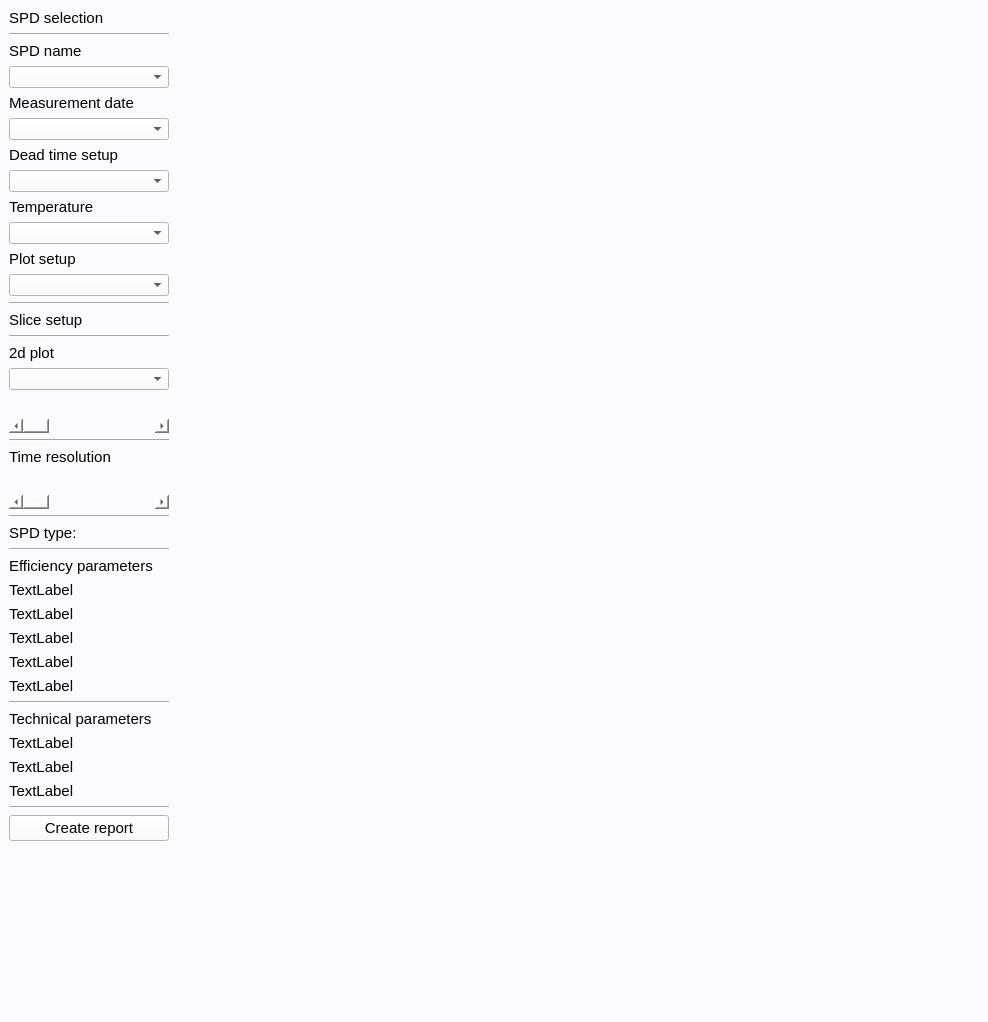
<?xml version="1.0" encoding="UTF-8"?>
<ui version="4.0">
 <class>MainWindow</class>
 <widget class="QMainWindow" name="MainWindow">
  <property name="geometry">
   <rect>
    <x>0</x>
    <y>0</y>
    <width>988</width>
    <height>1022</height>
   </rect>
  </property>
  <property name="windowTitle">
   <string>MainWindow</string>
  </property>
  <property name="styleSheet">
   <string notr="true">background-color: rgb(250, 250, 255);</string>
  </property>
  <widget class="QWidget" name="centralwidget">
   <layout class="QHBoxLayout" name="horizontalLayout_2">
    <item>
     <layout class="QHBoxLayout" name="horizontalLayout">
      <item>
       <layout class="QVBoxLayout" name="verticalLayout_2">
        <item>
         <widget class="QLabel" name="label_5">
          <property name="minimumSize">
           <size>
            <width>160</width>
            <height>0</height>
           </size>
          </property>
          <property name="maximumSize">
           <size>
            <width>160</width>
            <height>16777215</height>
           </size>
          </property>
          <property name="font">
           <font>
            <family>Arial</family>
            <pointsize>11</pointsize>
           </font>
          </property>
          <property name="text">
           <string>SPD selection</string>
          </property>
         </widget>
        </item>
        <item>
         <widget class="Line" name="line_2">
          <property name="minimumSize">
           <size>
            <width>160</width>
            <height>0</height>
           </size>
          </property>
          <property name="maximumSize">
           <size>
            <width>140</width>
            <height>16777215</height>
           </size>
          </property>
          <property name="orientation">
           <enum>Qt::Horizontal</enum>
          </property>
         </widget>
        </item>
        <item>
         <widget class="QLabel" name="label">
          <property name="minimumSize">
           <size>
            <width>160</width>
            <height>0</height>
           </size>
          </property>
          <property name="maximumSize">
           <size>
            <width>160</width>
            <height>16777215</height>
           </size>
          </property>
          <property name="font">
           <font>
            <family>Arial</family>
            <pointsize>11</pointsize>
           </font>
          </property>
          <property name="text">
           <string>SPD name</string>
          </property>
         </widget>
        </item>
        <item>
         <widget class="QComboBox" name="combobox_name">
          <property name="minimumSize">
           <size>
            <width>160</width>
            <height>0</height>
           </size>
          </property>
          <property name="maximumSize">
           <size>
            <width>160</width>
            <height>16777215</height>
           </size>
          </property>
         </widget>
        </item>
        <item>
         <widget class="QLabel" name="label_2">
          <property name="minimumSize">
           <size>
            <width>160</width>
            <height>0</height>
           </size>
          </property>
          <property name="maximumSize">
           <size>
            <width>160</width>
            <height>16777215</height>
           </size>
          </property>
          <property name="font">
           <font>
            <family>Arial</family>
            <pointsize>11</pointsize>
           </font>
          </property>
          <property name="text">
           <string>Measurement date</string>
          </property>
         </widget>
        </item>
        <item>
         <widget class="QComboBox" name="combobox_date">
          <property name="minimumSize">
           <size>
            <width>160</width>
            <height>0</height>
           </size>
          </property>
          <property name="maximumSize">
           <size>
            <width>160</width>
            <height>16777215</height>
           </size>
          </property>
         </widget>
        </item>
        <item>
         <widget class="QLabel" name="label_13">
          <property name="minimumSize">
           <size>
            <width>160</width>
            <height>0</height>
           </size>
          </property>
          <property name="maximumSize">
           <size>
            <width>160</width>
            <height>16777215</height>
           </size>
          </property>
          <property name="font">
           <font>
            <family>Arial</family>
            <pointsize>11</pointsize>
           </font>
          </property>
          <property name="text">
           <string>Dead time setup</string>
          </property>
         </widget>
        </item>
        <item>
         <widget class="QComboBox" name="combobox_deadtime">
          <property name="minimumSize">
           <size>
            <width>160</width>
            <height>0</height>
           </size>
          </property>
          <property name="maximumSize">
           <size>
            <width>160</width>
            <height>16777215</height>
           </size>
          </property>
         </widget>
        </item>
        <item>
         <widget class="QLabel" name="label_3">
          <property name="minimumSize">
           <size>
            <width>160</width>
            <height>0</height>
           </size>
          </property>
          <property name="maximumSize">
           <size>
            <width>160</width>
            <height>16777215</height>
           </size>
          </property>
          <property name="font">
           <font>
            <family>Arial</family>
            <pointsize>11</pointsize>
           </font>
          </property>
          <property name="text">
           <string>Temperature</string>
          </property>
         </widget>
        </item>
        <item>
         <widget class="QComboBox" name="combobox_temp">
          <property name="minimumSize">
           <size>
            <width>160</width>
            <height>0</height>
           </size>
          </property>
          <property name="maximumSize">
           <size>
            <width>160</width>
            <height>16777215</height>
           </size>
          </property>
         </widget>
        </item>
        <item>
         <widget class="QLabel" name="label_4">
          <property name="minimumSize">
           <size>
            <width>160</width>
            <height>0</height>
           </size>
          </property>
          <property name="maximumSize">
           <size>
            <width>160</width>
            <height>16777215</height>
           </size>
          </property>
          <property name="font">
           <font>
            <family>Arial</family>
            <pointsize>11</pointsize>
           </font>
          </property>
          <property name="text">
           <string>Plot setup</string>
          </property>
         </widget>
        </item>
        <item>
         <widget class="QComboBox" name="combobox_plotnumber">
          <property name="minimumSize">
           <size>
            <width>160</width>
            <height>0</height>
           </size>
          </property>
          <property name="maximumSize">
           <size>
            <width>160</width>
            <height>16777215</height>
           </size>
          </property>
         </widget>
        </item>
        <item>
         <widget class="Line" name="line">
          <property name="minimumSize">
           <size>
            <width>160</width>
            <height>0</height>
           </size>
          </property>
          <property name="maximumSize">
           <size>
            <width>140</width>
            <height>16777215</height>
           </size>
          </property>
          <property name="orientation">
           <enum>Qt::Horizontal</enum>
          </property>
         </widget>
        </item>
        <item>
         <widget class="QLabel" name="label_6">
          <property name="minimumSize">
           <size>
            <width>160</width>
            <height>0</height>
           </size>
          </property>
          <property name="maximumSize">
           <size>
            <width>160</width>
            <height>16777215</height>
           </size>
          </property>
          <property name="font">
           <font>
            <family>Arial</family>
            <pointsize>11</pointsize>
           </font>
          </property>
          <property name="text">
           <string>Slice setup</string>
          </property>
         </widget>
        </item>
        <item>
         <widget class="Line" name="line_3">
          <property name="minimumSize">
           <size>
            <width>160</width>
            <height>0</height>
           </size>
          </property>
          <property name="maximumSize">
           <size>
            <width>140</width>
            <height>16777215</height>
           </size>
          </property>
          <property name="orientation">
           <enum>Qt::Horizontal</enum>
          </property>
         </widget>
        </item>
        <item>
         <widget class="QLabel" name="label_7">
          <property name="minimumSize">
           <size>
            <width>160</width>
            <height>0</height>
           </size>
          </property>
          <property name="maximumSize">
           <size>
            <width>160</width>
            <height>16777215</height>
           </size>
          </property>
          <property name="font">
           <font>
            <family>Arial</family>
            <pointsize>11</pointsize>
           </font>
          </property>
          <property name="text">
           <string>2d plot</string>
          </property>
         </widget>
        </item>
        <item>
         <widget class="QComboBox" name="combobox_2dplot">
          <property name="minimumSize">
           <size>
            <width>160</width>
            <height>0</height>
           </size>
          </property>
          <property name="maximumSize">
           <size>
            <width>160</width>
            <height>16777215</height>
           </size>
          </property>
         </widget>
        </item>
        <item>
         <widget class="QLabel" name="label_slider1">
          <property name="minimumSize">
           <size>
            <width>160</width>
            <height>0</height>
           </size>
          </property>
          <property name="maximumSize">
           <size>
            <width>160</width>
            <height>16777215</height>
           </size>
          </property>
          <property name="font">
           <font>
            <family>Arial</family>
            <pointsize>11</pointsize>
           </font>
          </property>
          <property name="text">
           <string/>
          </property>
         </widget>
        </item>
        <item>
         <widget class="QScrollBar" name="slider1">
          <property name="minimumSize">
           <size>
            <width>160</width>
            <height>0</height>
           </size>
          </property>
          <property name="maximumSize">
           <size>
            <width>140</width>
            <height>100</height>
           </size>
          </property>
          <property name="orientation">
           <enum>Qt::Horizontal</enum>
          </property>
         </widget>
        </item>
        <item>
         <widget class="Line" name="line_4">
          <property name="minimumSize">
           <size>
            <width>160</width>
            <height>0</height>
           </size>
          </property>
          <property name="maximumSize">
           <size>
            <width>140</width>
            <height>16777215</height>
           </size>
          </property>
          <property name="orientation">
           <enum>Qt::Horizontal</enum>
          </property>
         </widget>
        </item>
        <item>
         <widget class="QLabel" name="label_10">
          <property name="minimumSize">
           <size>
            <width>160</width>
            <height>0</height>
           </size>
          </property>
          <property name="maximumSize">
           <size>
            <width>160</width>
            <height>16777215</height>
           </size>
          </property>
          <property name="font">
           <font>
            <family>Arial</family>
            <pointsize>11</pointsize>
           </font>
          </property>
          <property name="text">
           <string>Time resolution</string>
          </property>
         </widget>
        </item>
        <item>
         <widget class="QLabel" name="label_slider2">
          <property name="minimumSize">
           <size>
            <width>160</width>
            <height>0</height>
           </size>
          </property>
          <property name="maximumSize">
           <size>
            <width>160</width>
            <height>16777215</height>
           </size>
          </property>
          <property name="font">
           <font>
            <family>Arial</family>
            <pointsize>11</pointsize>
           </font>
          </property>
          <property name="text">
           <string/>
          </property>
         </widget>
        </item>
        <item>
         <widget class="QScrollBar" name="slider2">
          <property name="minimumSize">
           <size>
            <width>160</width>
            <height>0</height>
           </size>
          </property>
          <property name="maximumSize">
           <size>
            <width>140</width>
            <height>16777215</height>
           </size>
          </property>
          <property name="orientation">
           <enum>Qt::Horizontal</enum>
          </property>
         </widget>
        </item>
        <item>
         <widget class="Line" name="line_8">
          <property name="minimumSize">
           <size>
            <width>160</width>
            <height>0</height>
           </size>
          </property>
          <property name="maximumSize">
           <size>
            <width>160</width>
            <height>16777215</height>
           </size>
          </property>
          <property name="orientation">
           <enum>Qt::Horizontal</enum>
          </property>
         </widget>
        </item>
        <item>
         <widget class="QLabel" name="label_type">
          <property name="minimumSize">
           <size>
            <width>160</width>
            <height>0</height>
           </size>
          </property>
          <property name="maximumSize">
           <size>
            <width>160</width>
            <height>16777215</height>
           </size>
          </property>
          <property name="font">
           <font>
            <family>Arial</family>
            <pointsize>11</pointsize>
           </font>
          </property>
          <property name="text">
           <string>SPD type:</string>
          </property>
         </widget>
        </item>
        <item>
         <widget class="Line" name="line_5">
          <property name="minimumSize">
           <size>
            <width>160</width>
            <height>0</height>
           </size>
          </property>
          <property name="maximumSize">
           <size>
            <width>140</width>
            <height>16777215</height>
           </size>
          </property>
          <property name="orientation">
           <enum>Qt::Horizontal</enum>
          </property>
         </widget>
        </item>
        <item>
         <widget class="QLabel" name="label_11">
          <property name="minimumSize">
           <size>
            <width>160</width>
            <height>0</height>
           </size>
          </property>
          <property name="maximumSize">
           <size>
            <width>160</width>
            <height>16777215</height>
           </size>
          </property>
          <property name="font">
           <font>
            <family>Arial</family>
            <pointsize>11</pointsize>
           </font>
          </property>
          <property name="text">
           <string>Efficiency parameters</string>
          </property>
         </widget>
        </item>
        <item>
         <widget class="QLabel" name="QE_label">
          <property name="minimumSize">
           <size>
            <width>160</width>
            <height>0</height>
           </size>
          </property>
          <property name="maximumSize">
           <size>
            <width>160</width>
            <height>16777215</height>
           </size>
          </property>
          <property name="font">
           <font>
            <family>Arial</family>
            <pointsize>11</pointsize>
           </font>
          </property>
          <property name="text">
           <string>TextLabel</string>
          </property>
         </widget>
        </item>
        <item>
         <widget class="QLabel" name="DCR_label">
          <property name="minimumSize">
           <size>
            <width>160</width>
            <height>0</height>
           </size>
          </property>
          <property name="maximumSize">
           <size>
            <width>160</width>
            <height>16777215</height>
           </size>
          </property>
          <property name="font">
           <font>
            <family>Arial</family>
            <pointsize>11</pointsize>
           </font>
          </property>
          <property name="text">
           <string>TextLabel</string>
          </property>
         </widget>
        </item>
        <item>
         <widget class="QLabel" name="QE_DCR_label">
          <property name="minimumSize">
           <size>
            <width>160</width>
            <height>0</height>
           </size>
          </property>
          <property name="maximumSize">
           <size>
            <width>160</width>
            <height>16777215</height>
           </size>
          </property>
          <property name="font">
           <font>
            <family>Arial</family>
            <pointsize>11</pointsize>
           </font>
          </property>
          <property name="text">
           <string>TextLabel</string>
          </property>
         </widget>
        </item>
        <item>
         <widget class="QLabel" name="AP_label">
          <property name="minimumSize">
           <size>
            <width>160</width>
            <height>0</height>
           </size>
          </property>
          <property name="maximumSize">
           <size>
            <width>160</width>
            <height>16777215</height>
           </size>
          </property>
          <property name="font">
           <font>
            <family>Arial</family>
            <pointsize>11</pointsize>
           </font>
          </property>
          <property name="text">
           <string>TextLabel</string>
          </property>
         </widget>
        </item>
        <item>
         <widget class="QLabel" name="DT_label">
          <property name="minimumSize">
           <size>
            <width>160</width>
            <height>0</height>
           </size>
          </property>
          <property name="maximumSize">
           <size>
            <width>160</width>
            <height>16777215</height>
           </size>
          </property>
          <property name="font">
           <font>
            <family>Arial</family>
            <pointsize>11</pointsize>
           </font>
          </property>
          <property name="text">
           <string>TextLabel</string>
          </property>
         </widget>
        </item>
        <item>
         <widget class="Line" name="line_7">
          <property name="minimumSize">
           <size>
            <width>160</width>
            <height>0</height>
           </size>
          </property>
          <property name="maximumSize">
           <size>
            <width>140</width>
            <height>16777215</height>
           </size>
          </property>
          <property name="orientation">
           <enum>Qt::Horizontal</enum>
          </property>
         </widget>
        </item>
        <item>
         <widget class="QLabel" name="label_12">
          <property name="minimumSize">
           <size>
            <width>160</width>
            <height>0</height>
           </size>
          </property>
          <property name="maximumSize">
           <size>
            <width>160</width>
            <height>16777215</height>
           </size>
          </property>
          <property name="font">
           <font>
            <family>Arial</family>
            <pointsize>11</pointsize>
           </font>
          </property>
          <property name="text">
           <string>Technical parameters</string>
          </property>
         </widget>
        </item>
        <item>
         <widget class="QLabel" name="T_label">
          <property name="minimumSize">
           <size>
            <width>160</width>
            <height>0</height>
           </size>
          </property>
          <property name="maximumSize">
           <size>
            <width>160</width>
            <height>16777215</height>
           </size>
          </property>
          <property name="font">
           <font>
            <family>Arial</family>
            <pointsize>11</pointsize>
           </font>
          </property>
          <property name="text">
           <string>TextLabel</string>
          </property>
         </widget>
        </item>
        <item>
         <widget class="QLabel" name="VB_label">
          <property name="minimumSize">
           <size>
            <width>160</width>
            <height>0</height>
           </size>
          </property>
          <property name="maximumSize">
           <size>
            <width>160</width>
            <height>16777215</height>
           </size>
          </property>
          <property name="font">
           <font>
            <family>Arial</family>
            <pointsize>11</pointsize>
           </font>
          </property>
          <property name="text">
           <string>TextLabel</string>
          </property>
         </widget>
        </item>
        <item>
         <widget class="QLabel" name="Gate_label">
          <property name="minimumSize">
           <size>
            <width>160</width>
            <height>0</height>
           </size>
          </property>
          <property name="maximumSize">
           <size>
            <width>160</width>
            <height>16777215</height>
           </size>
          </property>
          <property name="font">
           <font>
            <family>Arial</family>
            <pointsize>11</pointsize>
           </font>
          </property>
          <property name="text">
           <string>TextLabel</string>
          </property>
         </widget>
        </item>
        <item>
         <widget class="Line" name="line_6">
          <property name="minimumSize">
           <size>
            <width>160</width>
            <height>0</height>
           </size>
          </property>
          <property name="maximumSize">
           <size>
            <width>140</width>
            <height>16777215</height>
           </size>
          </property>
          <property name="orientation">
           <enum>Qt::Horizontal</enum>
          </property>
         </widget>
        </item>
        <item>
         <widget class="QPushButton" name="report_button">
          <property name="minimumSize">
           <size>
            <width>160</width>
            <height>0</height>
           </size>
          </property>
          <property name="maximumSize">
           <size>
            <width>160</width>
            <height>16777215</height>
           </size>
          </property>
          <property name="font">
           <font>
            <family>Arial</family>
            <pointsize>11</pointsize>
           </font>
          </property>
          <property name="text">
           <string>Create report</string>
          </property>
         </widget>
        </item>
        <item>
         <spacer name="verticalSpacer">
          <property name="orientation">
           <enum>Qt::Vertical</enum>
          </property>
          <property name="sizeHint" stdset="0">
           <size>
            <width>20</width>
            <height>297</height>
           </size>
          </property>
         </spacer>
        </item>
        <item>
         <widget class="QLabel" name="label_9">
          <property name="minimumSize">
           <size>
            <width>160</width>
            <height>0</height>
           </size>
          </property>
          <property name="maximumSize">
           <size>
            <width>140</width>
            <height>92</height>
           </size>
          </property>
          <property name="text">
           <string/>
          </property>
          <property name="pixmap">
           <pixmap>pic_labels/koziy.PNG</pixmap>
          </property>
          <property name="scaledContents">
           <bool>true</bool>
          </property>
         </widget>
        </item>
        <item>
         <widget class="QLabel" name="label_8">
          <property name="minimumSize">
           <size>
            <width>160</width>
            <height>0</height>
           </size>
          </property>
          <property name="maximumSize">
           <size>
            <width>140</width>
            <height>42</height>
           </size>
          </property>
          <property name="text">
           <string/>
          </property>
          <property name="pixmap">
           <pixmap>pic_labels/logo.png</pixmap>
          </property>
          <property name="scaledContents">
           <bool>true</bool>
          </property>
          <property name="wordWrap">
           <bool>false</bool>
          </property>
          <property name="openExternalLinks">
           <bool>false</bool>
          </property>
         </widget>
        </item>
       </layout>
      </item>
      <item>
       <widget class="ThreeDSurfaceGraphWindow" name="plot_container" native="true">
        <property name="minimumSize">
         <size>
          <width>0</width>
          <height>0</height>
         </size>
        </property>
        <property name="maximumSize">
         <size>
          <width>1111111</width>
          <height>16777215</height>
         </size>
        </property>
       </widget>
      </item>
      <item>
       <layout class="QVBoxLayout" name="verticalLayout">
        <item>
         <widget class="TwoDGraphicWindow" name="twodplot_container" native="true">
          <property name="minimumSize">
           <size>
            <width>0</width>
            <height>0</height>
           </size>
          </property>
         </widget>
        </item>
        <item>
         <widget class="TwoDGraphicWindow" name="trplot_container" native="true">
          <property name="minimumSize">
           <size>
            <width>0</width>
            <height>0</height>
           </size>
          </property>
          <property name="maximumSize">
           <size>
            <width>16777215</width>
            <height>1111111</height>
           </size>
          </property>
         </widget>
        </item>
       </layout>
      </item>
     </layout>
    </item>
   </layout>
  </widget>
  <widget class="QMenuBar" name="menubar">
   <property name="geometry">
    <rect>
     <x>0</x>
     <y>0</y>
     <width>988</width>
     <height>22</height>
    </rect>
   </property>
  </widget>
  <widget class="QStatusBar" name="statusbar"/>
 </widget>
 <customwidgets>
  <customwidget>
   <class>ThreeDSurfaceGraphWindow</class>
   <extends>QWidget</extends>
   <header>threedsurfacegraphwindow.h</header>
   <container>1</container>
  </customwidget>
  <customwidget>
   <class>TwoDGraphicWindow</class>
   <extends>QWidget</extends>
   <header>twodgraphicwindow.h</header>
   <container>1</container>
  </customwidget>
 </customwidgets>
 <resources/>
 <connections/>
</ui>
